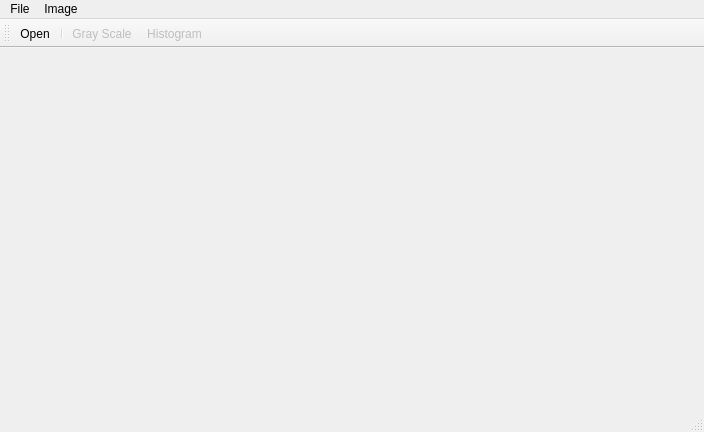
<?xml version="1.0" encoding="UTF-8"?>
<ui version="4.0">
 <class>MainWindow</class>
 <widget class="QMainWindow" name="MainWindow">
  <property name="geometry">
   <rect>
    <x>0</x>
    <y>0</y>
    <width>704</width>
    <height>432</height>
   </rect>
  </property>
  <property name="sizePolicy">
   <sizepolicy hsizetype="Preferred" vsizetype="Preferred">
    <horstretch>0</horstretch>
    <verstretch>0</verstretch>
   </sizepolicy>
  </property>
  <property name="windowTitle">
   <string>MainWindow</string>
  </property>
  <widget class="QWidget" name="centralWidget">
   <layout class="QGridLayout" name="gridLayout"/>
  </widget>
  <widget class="QMenuBar" name="menuBar">
   <property name="geometry">
    <rect>
     <x>0</x>
     <y>0</y>
     <width>704</width>
     <height>23</height>
    </rect>
   </property>
   <widget class="QMenu" name="menuFile">
    <property name="title">
     <string>File</string>
    </property>
    <addaction name="actionOpen"/>
    <addaction name="separator"/>
    <addaction name="actionExit"/>
   </widget>
   <widget class="QMenu" name="menuImage">
    <property name="title">
     <string>Image</string>
    </property>
    <addaction name="actionGray_Scale"/>
    <addaction name="actionHistogram"/>
   </widget>
   <addaction name="menuFile"/>
   <addaction name="menuImage"/>
  </widget>
  <widget class="QToolBar" name="mainToolBar">
   <attribute name="toolBarArea">
    <enum>TopToolBarArea</enum>
   </attribute>
   <attribute name="toolBarBreak">
    <bool>false</bool>
   </attribute>
   <addaction name="actionOpen"/>
   <addaction name="separator"/>
   <addaction name="actionGray_Scale"/>
   <addaction name="actionHistogram"/>
  </widget>
  <widget class="QStatusBar" name="statusBar"/>
  <action name="actionOpen">
   <property name="icon">
    <iconset resource="resource.qrc">
     <normaloff>:/images/images/open.png</normaloff>:/images/images/open.png</iconset>
   </property>
   <property name="text">
    <string>Open</string>
   </property>
   <property name="shortcut">
    <string>Ctrl+O</string>
   </property>
  </action>
  <action name="actionExit">
   <property name="text">
    <string>Exit</string>
   </property>
   <property name="shortcut">
    <string>Ctrl+Q</string>
   </property>
  </action>
  <action name="actionHistogram">
   <property name="checkable">
    <bool>true</bool>
   </property>
   <property name="enabled">
    <bool>false</bool>
   </property>
   <property name="icon">
    <iconset resource="resource.qrc">
     <normaloff>:/images/images/histogram.png</normaloff>:/images/images/histogram.png</iconset>
   </property>
   <property name="text">
    <string>Histogram</string>
   </property>
   <property name="shortcut">
    <string>Ctrl+H</string>
   </property>
  </action>
  <action name="actionGray_Scale">
   <property name="checkable">
    <bool>true</bool>
   </property>
   <property name="enabled">
    <bool>false</bool>
   </property>
   <property name="icon">
    <iconset resource="resource.qrc">
     <normaloff>:/images/images/gray.png</normaloff>:/images/images/gray.png</iconset>
   </property>
   <property name="text">
    <string>Gray Scale</string>
   </property>
  </action>
 </widget>
 <layoutdefault spacing="6" margin="11"/>
 <resources>
  <include location="resource.qrc"/>
 </resources>
 <connections/>
</ui>
